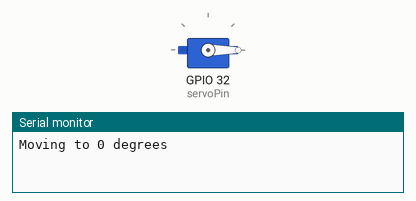
The sketch below on a simulated ESP32. Shown: servo, the last lines printed to the serial monitor.

Above: at 0.05 s.
At 2.05 s:
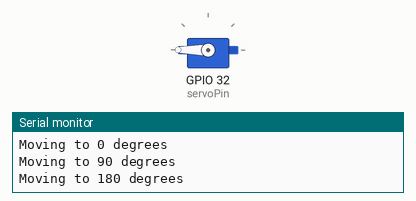
At 4.0 s:
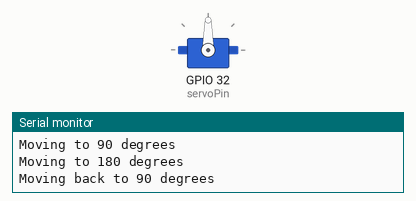
Timing chart, 0 to 5.2 s (numbered marks = the images above):
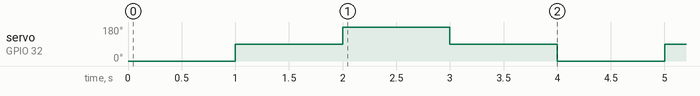

Measured:
- by itself, servo on GPIO 32 (servoPin): repeats every 4.0 s: 180° 1.0 s, 90° 1.0 s, 0° 1.0 s, 90° 1.0 s

The sketch:

Servo1.ino
```cpp
#include <ESP32Servo.h>

// Define the servo pin
const int servoPin = 32;

// Create a Servo object
Servo myServo;

void setup() {
  // Attach the servo to the servo pin
  myServo.attach(servoPin);

  // Initialize serial communication
  Serial.begin(115200);
}

void loop() {
  // Move the servo to 0 degrees
  Serial.println("Moving to 0 degrees");
  myServo.write(0);
  delay(1000);

  // Move the servo to 90 degrees
  Serial.println("Moving to 90 degrees");
  myServo.write(90);
  delay(1000);

  // Move the servo to 180 degrees
  Serial.println("Moving to 180 degrees");
  myServo.write(180);
  delay(1000);

  // Move the servo back to 90 degrees
  Serial.println("Moving back to 90 degrees");
  myServo.write(90);
  delay(1000);
}
```
